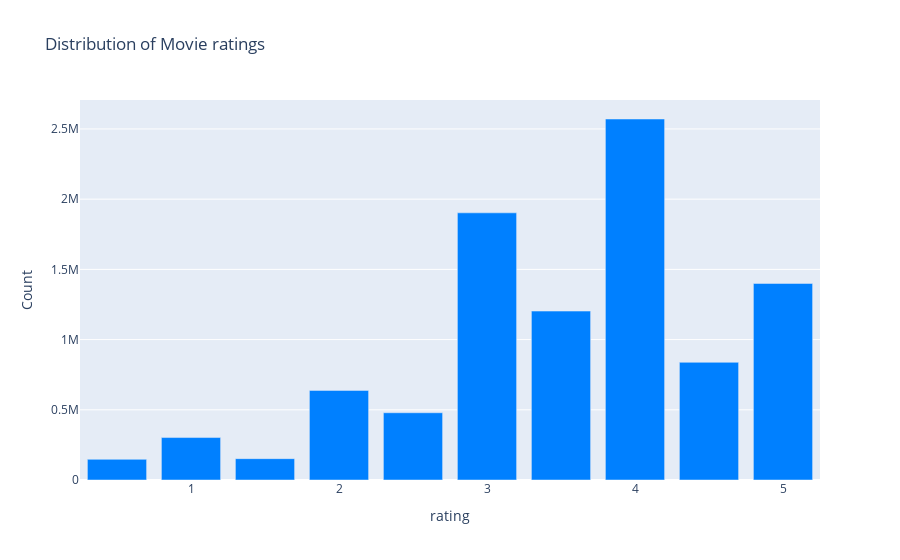

The notebook cell saved with this chart:
### Markdown cell above
##  &#128202; 1. Ratings
#### i) Since we want to check the number of ratings people did, let add a column named, 'Number of rating'

### Code cell
# Creating a plot for the movie ratings
data = df_full_movies['rating'].value_counts().sort_index(ascending=False)
trace = go.Bar(x=data.index,
               y=data.values,
               marker=dict(color='#0080ff'))
layout = dict(title='Distribution of Movie ratings'.format(df_full_movies.shape[0]),
              xaxis=dict(title='rating'),
              yaxis=dict(title='Count'))
fig = go.Figure(data=[trace], layout=layout)
iplot(fig)

### Figure 1 — Plotly figure (JSON) as saved in the notebook; plotly's stock layout.template omitted (floating-point values rounded to 4 significant figures)
{"data": [{"marker": {"color": "#0080ff"}, "type": "bar", "x": [5, 4.5, 4, 3.5, 3, 2.5, 2, 1.5, 1, 0.5], "y": [1399697, 838158, 2570958, 1202996, 1902667, 478926, 638178, 151882, 302320, 147249]}], "layout": {"autosize": true, "title": {"text": "Distribution of Movie ratings"}, "xaxis": {"autorange": true, "range": [0.25, 5.25], "title": {"text": "rating"}, "type": "linear"}, "yaxis": {"autorange": true, "range": [0, 2706000.0], "title": {"text": "Count"}, "type": "linear"}}}
